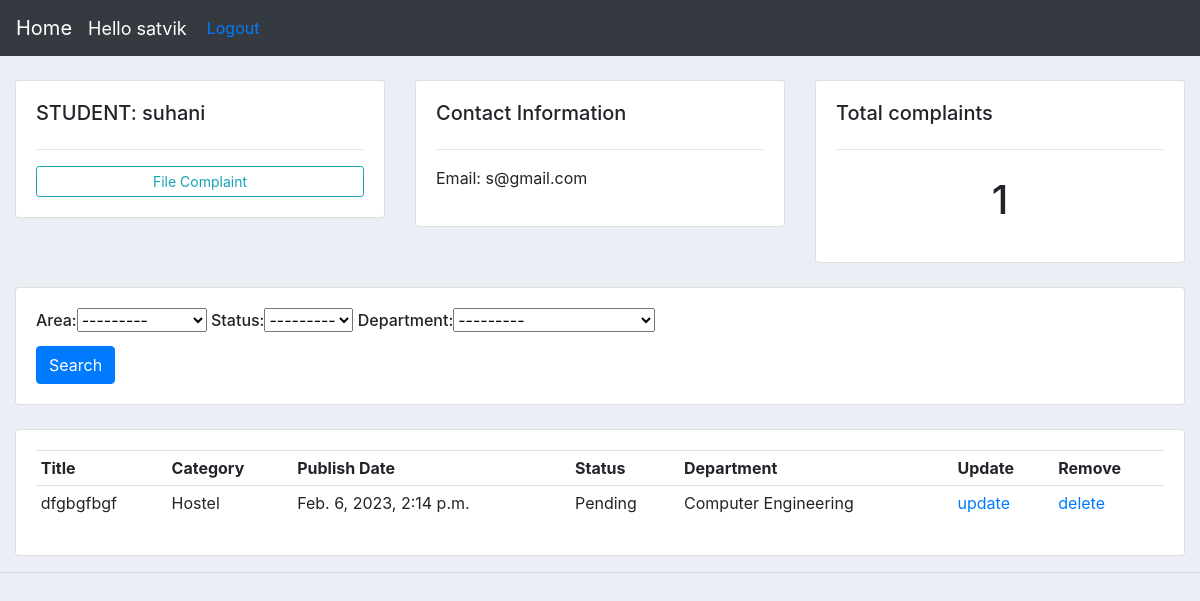
Page /student/10/ (signed in) on the committed database.
### portal/models.py (models this page shows, shortened)
class Student(models.Model):
    user=models.OneToOneField(User,null=True,on_delete=models.CASCADE)
    name = models.CharField(max_length=200, null=True)
    phone = models.CharField(max_length=10, null=True)
    email = models.CharField(max_length=200, null=True,validators=[EmailValidator("Email is not valid")])
    date_created = models.DateTimeField(auto_now_add=True, null=True)

class Complaint(models.Model):
    title = models.CharField(max_length=200)
    Area_choices= (
        ('Hostel','Hostel'),
        ('Academics','Academics'),
        ('Administrative','Administrative'),
        ('N','none'),
    )
    area=models.CharField(max_length=25,choices=Area_choices,default='N')
    Department_choice=(
        ('Computer Engineering' ,'Computer Engineering'),
        ('Electronics Engineering','Electronics Engineering'),
        ('Electrical Engineering','Electrical Engineering'),
        ('Civil Engineering','Civil Engineering'),
        ('Information Technology','Information Technology'),
        ('None','None'),
    )
    STATUS=(
        ('Pending','Pending'),
        ('Solved','Solved'),
    )
    status=models.CharField(max_length=8,null=True,choices=STATUS,default='Pending')
    Department=models.CharField(max_length=35,choices=Department_choice,default='N')
    details = models.TextField(blank=True)
    pub_date = models.DateTimeField(auto_now=True)
    student=models.ForeignKey(Student,on_delete=models.SET_NULL,null=True)

### portal/views.py (the view)
# urls.py: path('student/<str:pk_test>/', views.students,name='student'),
@login_required(login_url='login')
def students(request, pk_test):
    student = Student.objects.get(id=pk_test)
    complaints = student.complaint_set.all()
    myFilter = ComplaintFilter(request.GET, queryset=complaints)
    complaints = myFilter.qs
    context = {
        'student': student,
        'complaints': complaints,
        'myFilter': myFilter
    }
    return render(request, 'student.html', context)

### templates/student.html
{%  extends 'main.html' %}
{% block content %}
	<br>
<div class="row">
	<div class="col-md">
		<div class="card card-body ">
			<h5>STUDENT: {{student.name}}</h5>
			<hr>
			<a class="btn btn-outline-info  btn-sm btn-block" href="{% url 'create_complaint' student.id %}">File Complaint</a>
		</div>
	</div>
	<div class="col-md">
		<div class="card card-body">
			<h5>Contact Information</h5>
			<hr>
			<p>Email: {{student.email}}</p>
		</div>
	</div>
	<div class="col-md">
		<div class="card card-body">
			<h5>Total complaints</h5>
			<hr>
			<h1 style="text-align: center;padding: 10px">{{complaints.count}}</h1>
		</div>
	</div>
</div>
<br>
<div class="row">
	<div class="col">
		<div class="card card-body">
			<form method="get">
				<h6 font='5'>{{myFilter.form}} </h6>
		    <button class="btn btn-primary" type="submit">Search</button>
		  </form>
		</div>
	</div>
</div>
<br>
<div class="row">
	<div class="col-md">
		<div class="card card-body">
			<table class="table table-sm">
				<tr>
					<th>Title</th>
					<th>Category</th>
					<th>Publish Date</th>
					<th>Status</th>
					<th>Department</th>
					<th>Update</th>
					<th>Remove</th>
				</tr>
				{% for complaint in complaints  %}
				<tr>
                 <td>{{complaint.title}}</td>
				 <td>{{complaint.area}}</td>
				 <td>{{complaint.pub_date}}</td>
				 <td>{{complaint.status}}</td>
				 <td>{{complaint.Department}}</td>
				 <td><a href="{% url 'update_complaint' complaint.id %}" class="href">update</a></td>
					<td><a href="{% url 'delete_complaint' complaint.id %}" class="href">delete</a></td>
				</tr>
				{% endfor %}
			</table>
		</div>
	</div>
</div>
{% endblock %}

### templates/navbar.html (shortened to what this page needs)
{% load static %}
<nav class="navbar navbar-expand-lg navbar-dark bg-dark">
    <a class="navbar-brand" href="{% url 'home2' %}">Home</a>
    <span class="hello-msg">Hello {{request.user}}</span>
    <span><a href="{% url 'logout' %}" class="href"> Logout</a></span>
  </nav>

### static/css/main.css (style rules this page uses)
body { background-color: #ebeff5; }

### templates/navbar.html (style rules this page uses)
.hello-msg { font-size:18px; color: #fff; margin-right:20px; }

### rows in the picture
Student: name "suhani", email "s@gmail.com"
Complaint: title "dfgbgfbgf", area "Hostel", pub_date "Feb. 6, 2023, 2:14 p.m.", status "Pending", Department "Computer Engineering"

### other values in the picture
{{ request.user }} "satvik"
{{ complaints.count }} "1"
